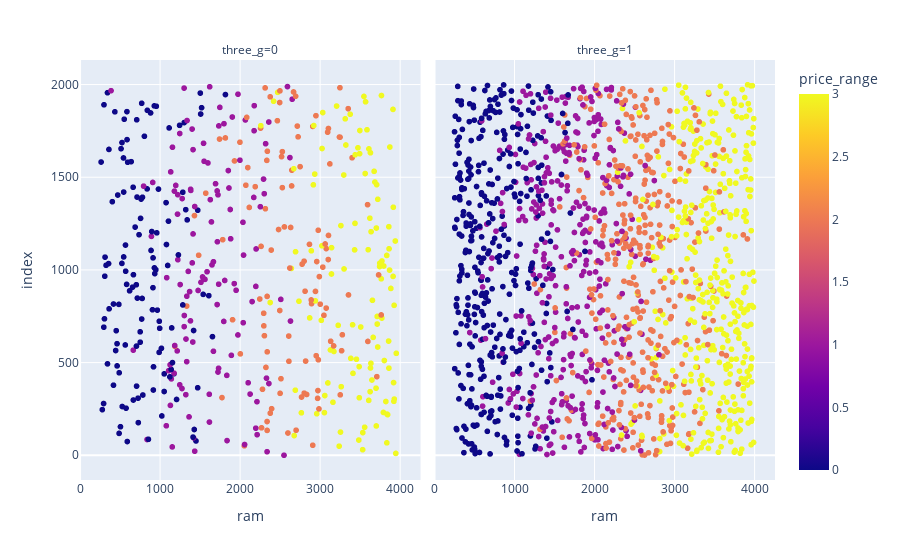

The notebook cell saved with this chart:
### Code cell
fig2 = px.scatter(mbdata,x="ram",color="price_range",facet_col="three_g")
fig2.show()

### Figure 1 — Plotly figure (JSON) as saved in the notebook; plotly's stock layout.template omitted (floating-point values rounded to 4 significant figures; data arrays with more than 128 entries replaced by an {"elided": "..."} marker saying what was removed)
{"data": [{"hovertemplate": "three_g=0<br>ram=%{x}<br>index=%{y}<br>price_range=%{marker.color}<extra></extra>", "legendgroup": "", "marker": {"color": {"elided": "477 int values"}, "coloraxis": "coloraxis", "symbol": "circle"}, "mode": "markers", "name": "", "showlegend": false, "type": "scattergl", "x": {"elided": "477 int values"}, "xaxis": "x", "y": {"elided": "477 int values"}, "yaxis": "y"}, {"hovertemplate": "three_g=1<br>ram=%{x}<br>index=%{y}<br>price_range=%{marker.color}<extra></extra>", "legendgroup": "", "marker": {"color": {"elided": "1523 int values"}, "coloraxis": "coloraxis", "symbol": "circle"}, "mode": "markers", "name": "", "showlegend": false, "type": "scattergl", "x": {"elided": "1523 int values"}, "xaxis": "x2", "y": {"elided": "1523 int values"}, "yaxis": "y2"}], "layout": {"annotations": [{"font": {}, "showarrow": false, "text": "three_g=0", "x": 0.245, "xanchor": "center", "xref": "paper", "y": 1, "yanchor": "bottom", "yref": "paper"}, {"font": {}, "showarrow": false, "text": "three_g=1", "x": 0.755, "xanchor": "center", "xref": "paper", "y": 1, "yanchor": "bottom", "yref": "paper"}], "coloraxis": {"colorbar": {"title": {"text": "price_range"}}, "colorscale": [[0, "#0d0887"], [0.1111, "#46039f"], [0.2222, "#7201a8"], [0.3333, "#9c179e"], [0.4444, "#bd3786"], [0.5556, "#d8576b"], [0.6667, "#ed7953"], [0.7778, "#fb9f3a"], [0.8889, "#fdca26"], [1, "#f0f921"]]}, "legend": {"tracegroupgap": 0}, "margin": {"t": 60}, "xaxis": {"anchor": "y", "domain": [0, 0.49], "title": {"text": "ram"}}, "xaxis2": {"anchor": "y2", "domain": [0.51, 1], "matches": "x", "title": {"text": "ram"}}, "yaxis": {"anchor": "x", "domain": [0, 1], "title": {"text": "index"}}, "yaxis2": {"anchor": "x2", "domain": [0, 1], "matches": "y", "showticklabels": false}}}
